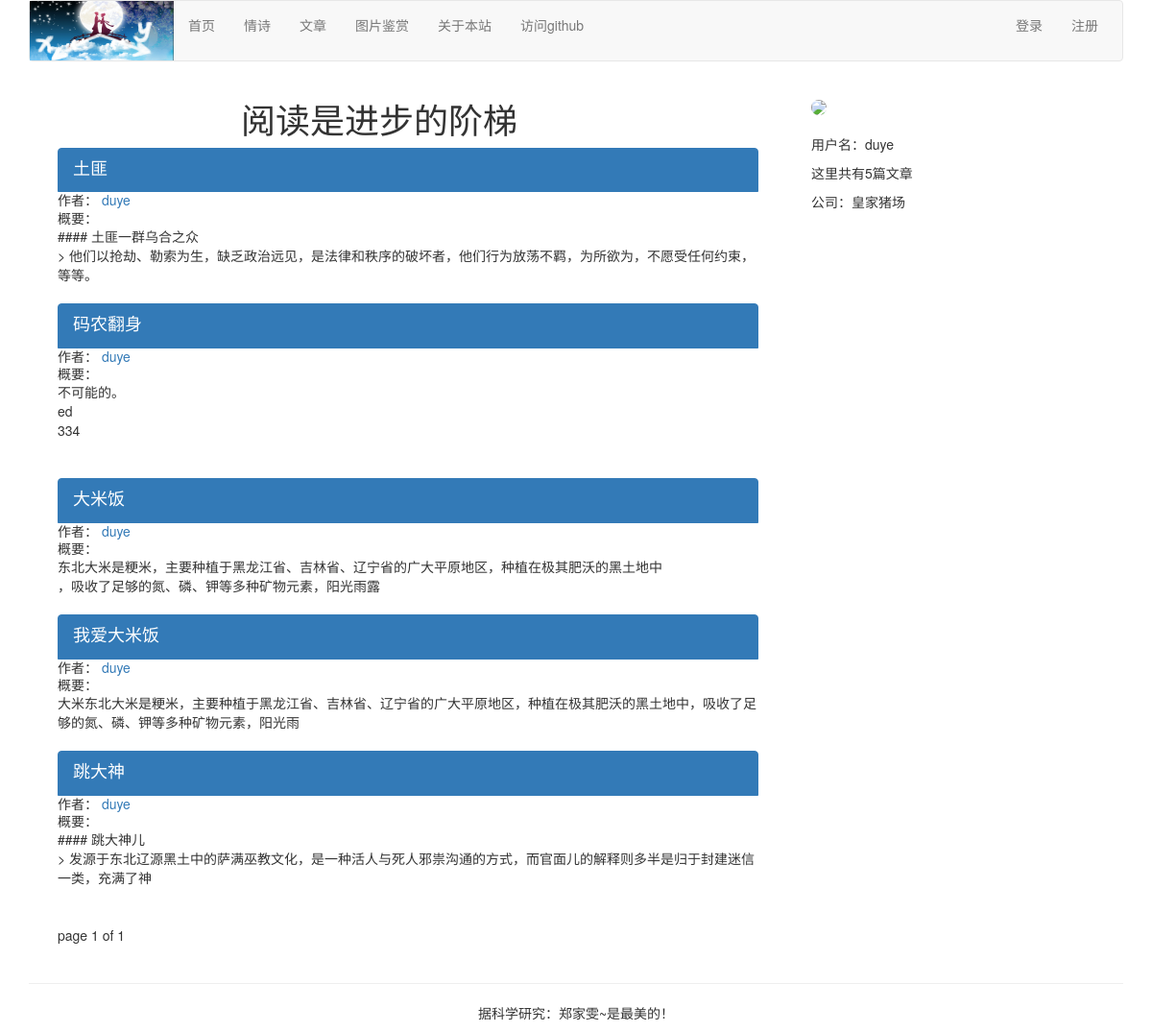
The app's page /article/list-article-titles/duye/, older data.
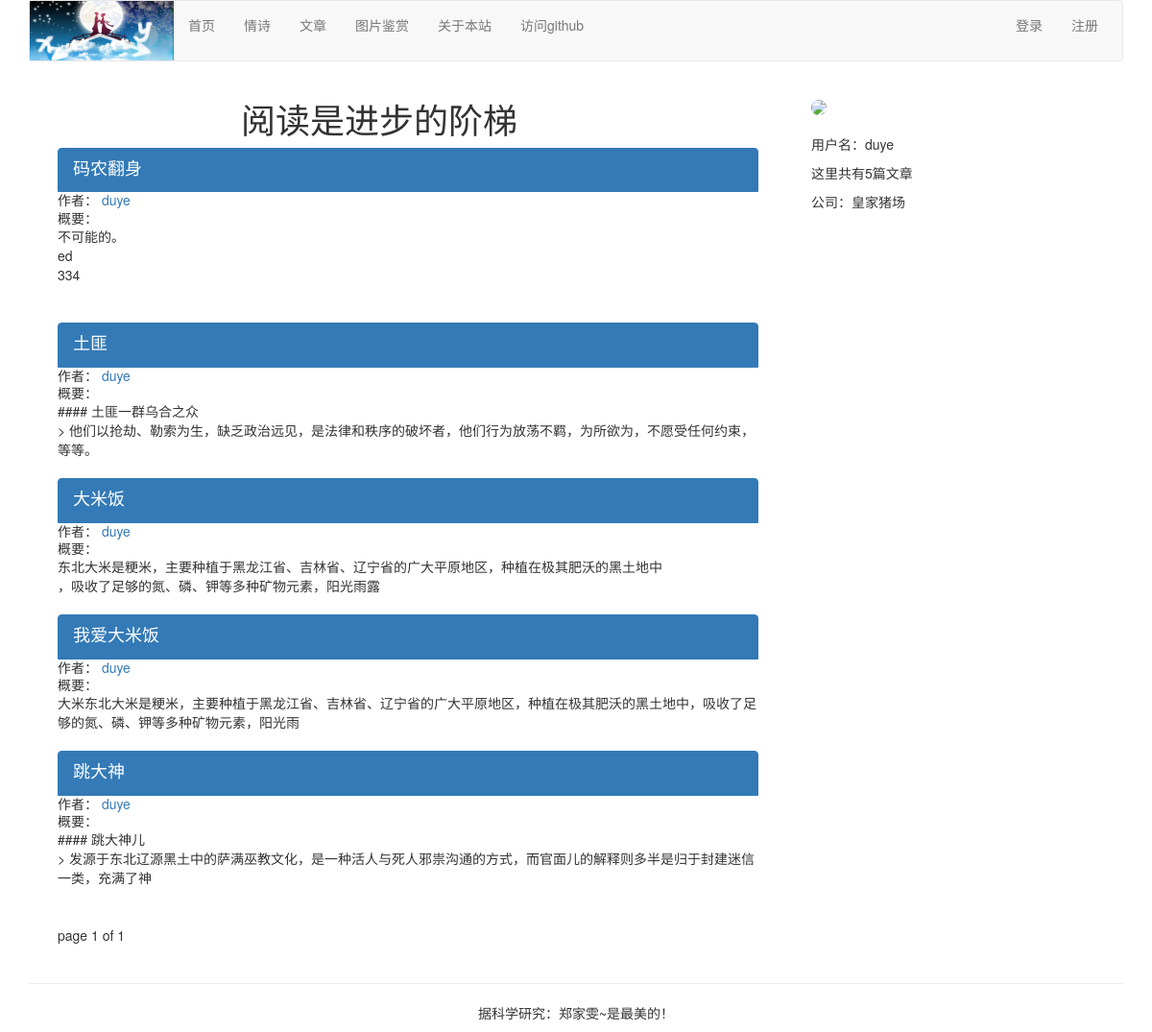
The same page, newer data.
### article/models.py (models this page shows, shortened)
class ArticlePost(models.Model):
    author = models.ForeignKey(User, on_delete=models.CASCADE, related_name='article')
    title = models.CharField(max_length=200)
    slug = models.SlugField(max_length=500)
    column = models.ForeignKey(ArticleColumn, on_delete=models.CASCADE, related_name='article_column')
    body = models.TextField()
    created = models.DateTimeField(default=timezone.now)
    updated = models.DateTimeField(auto_now=True)
    users_like = models.ManyToManyField(User,related_name='articles_like',blank=True)
    article_tag = models.ManyToManyField(ArticleTag,related_name='article_tag',blank=True)
    class Meta:
        ordering = ('-updated',)
        index_together = (('id', 'slug'),)
    def get_url_path(self):
        return reverse('article:article_content',args=[self.id,self.slug])

### article/list_views.py (the view)
def article_titles(request,username=None):
    if username:
        user = User.objects.get(username=username)              #
        articles_title = ArticlePost.objects.filter(author=user) #
        try:
            userinfo = user.userinfo   #
        except:
            userinfo = None
    else:
        articles_title = ArticlePost.objects.all()
    paginator = Paginator(articles_title,5)      # 每页展示5个文章
    page = request.GET.get('page')
    try:
        current_page = paginator.page(page)
        articles = current_page.object_list
    except PageNotAnInteger:
        current_page = paginator.page(1)
        articles = current_page.object_list
    except EmptyPage:
        current_page = paginator.page(paginator.num_pages)
        articles = current_page.object_list
    if username:
        return render(request,'article/list/author_articles.html',
                      {'articles':articles,'page':current_page,'userinfo':userinfo,'user2':user}) #
    return render(request,'article/list/article_titles.html',
                  {'articles':articles,'page':current_page})

### article/templatetags/article_tags.py (called while the page is built)
@register.simple_tag
def author_total_articles(user):
    return user.article.count()

### templates/article/list/author_articles.html (shortened to what this page needs)
{% extends 'base.html' %}
{% load staticfiles %}
{% load article_tags %}
{% block content %}
    <div class="row text-center vertical-middle-sm col-md-8">
    <h1>阅读是进步的阶梯</h1>
    </div>
    <div class="container">
        <div class="col-md-8">
            {% for article in articles %}
            <div class="list-group">
                <a href="{{ article.get_url_path }}" class="list-group-item active">
                    <h4 class="list-group-item-heading">{{ article.title }}</h4>
                </a>
                <P class="list-group-item-text">作者：
                    <a href="{% url 'article:author_articles' article.author.username %}">{{ article.author.username }}</a></P>
                <P class="list-group-item-text">概要：{{ article.body | slice:'70' | linebreaks }}</P>
            </div>
            {% endfor %}
        {% include 'paginator.html' %}
        </div>
        <div class="col-md-4 " style="position:fixed ;right:-30px; top:100px;">
            <div>
                {% if userinfo.photo %}
                <img src="{{ userinfo.photo | striptags }}" class="img-circle" id="my_photo" name="user_face" style="width:300px">
                {% else %}
                <img src="{% static 'images/avatar.png' %}" class="img-circle" id="my_photo" name="user_face" style="width:300px">
                {% endif %}
            </div>
            <div>
            <br>
                <p>用户名：{{ user2.username }}</p>
                <P>这里共有{% author_total_articles user2 %}篇文章</P>
                {% if userinfo.company %}
                <p>公司：{{ userinfo.company }}</p>
                {% elif userinfo.aboutme %}
                <p>自我介绍：{{ userinfo.aboutme }}</p>
                {% else %}
                <p>太懒了，没有自我介绍，也不愿意透漏公司~</p>
                {% endif %}
            </div>
        </div>
    </div>
{% endblock %}

Row changes from the older to the newer data that the page shows:
changed ArticlePost "码农翻身": moves up the list
